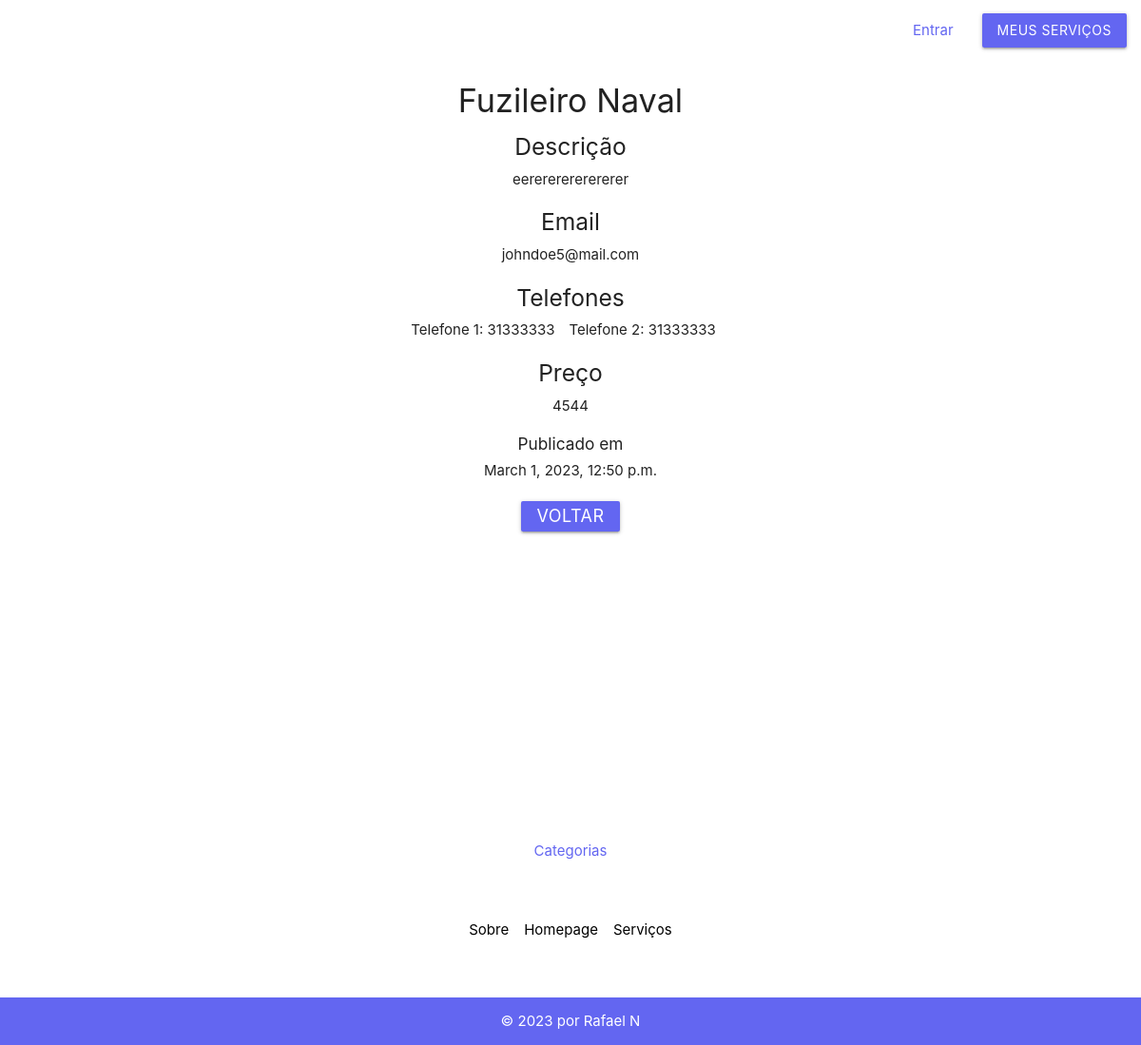
The app's page /servicosapp/servicos/17/detalhes/, older data.
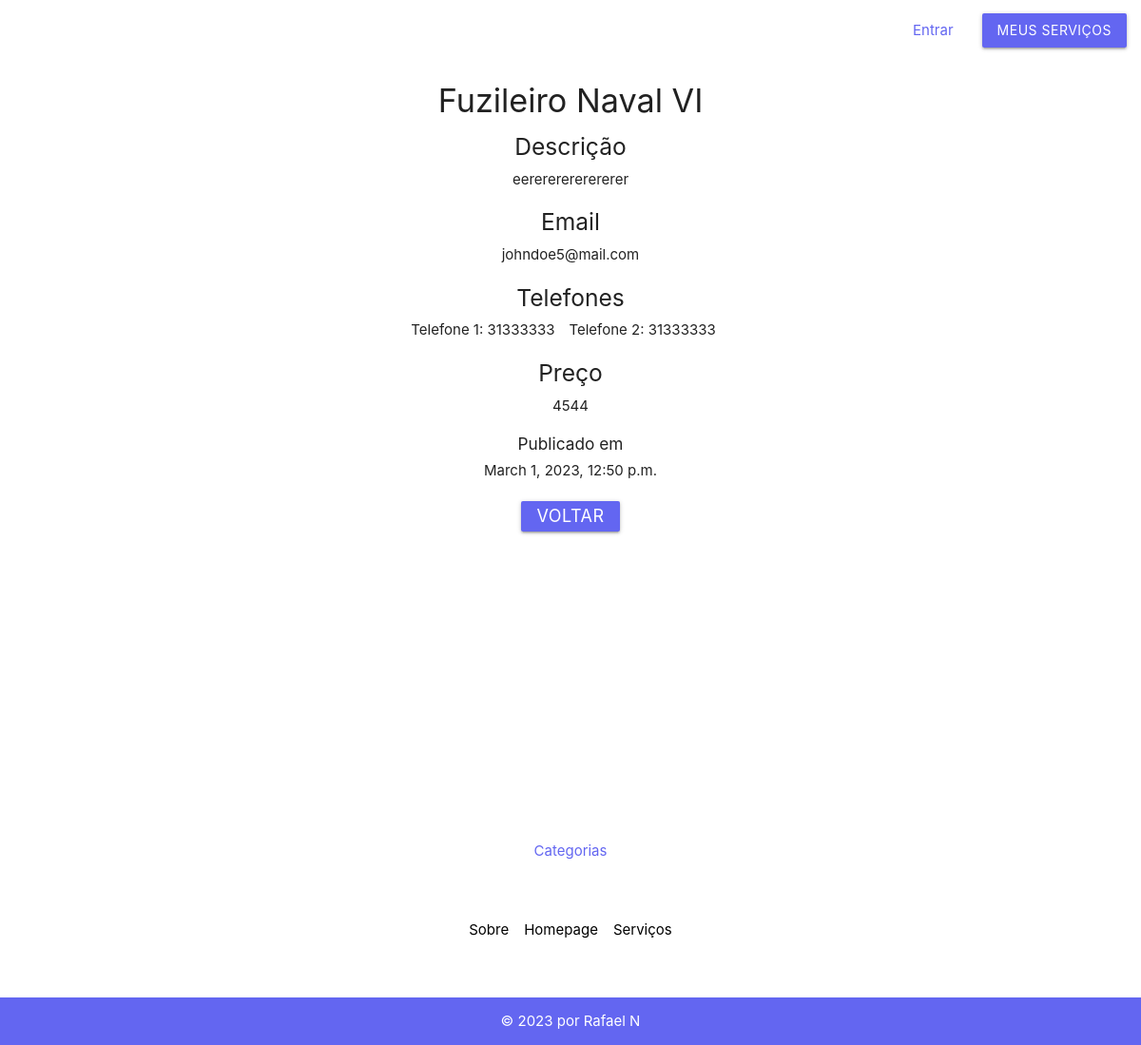
The same page, newer data.
### servicosapp/models.py (models this page shows)
class Servico(models.Model):
    id_servico = models.AutoField(primary_key=True)
    fk_usuario = models.ForeignKey(auth_user, on_delete=models.DO_NOTHING, null=True)
    fk_categoria = models.ForeignKey(Categoria, on_delete=models.CASCADE, null=True)
    fk_municipio = models.ForeignKey(Municipio, on_delete=models.CASCADE, null=True)
    titulo = models.CharField(max_length=150, null=False)
    descricao = models.CharField(max_length=150, default=None)
    email = models.CharField(max_length=150, null=False)
    telefone_1 = models.CharField(max_length=50, null=True)
    telefone_2 = models.CharField(max_length=50, null=True)
    preco = models.IntegerField(default=0, null=True)
    data_pub = models.DateTimeField("Data de publicação", default=django.utils.timezone.now, null=True)
    def __str__(self):
        return self.titulo

### servicosapp/views.py (the view)
# urls.py: path('servicos/<int:pk>/detalhes/', views.DetailView.as_view(), name="detalhes_servicos"),
class DetailView(generic.DetailView):
    model = Servico
    template_name = 'servicosapp/servicos/detalhes.html'

### servicosapp/templates/servicosapp/servicos/detalhes.html (shortened to what this page needs)
{% extends 'base.html' %}
{% block content %}
<div class="container servico-container">
    <ul>
        <h4>{{ servico }}</h4>
        <div class="row">
            <h5>Descrição</h5>
            <li>{{ servico.descricao }}</li>
        </div>
        <div class="row">
            <h5>Email</h5>
            <li>{{ servico.email }}</li>
        </div>
        <h5>Telefones</h5>
        <div class="row" style="display: flex; gap: 1em;">
            <li>Telefone 1: {{ servico.telefone_1 }}</li>
            <li>Telefone 2: {{ servico.telefone_2 }}</li>
        </div>
        <div class="row">
            <h5>Preço</h5>
            <li>{{ servico.preco }}</li>
        </div>
        <div class="row">
            <h6>Publicado em</h6>
            <li>{{ servico.data_pub }}</li>
        </div>
        <button class="waves-effect waves-light btn-small" onclick="history.back()">Voltar</button>
    </ul>
</div>
{% endblock content %}

Row changes from the older to the newer data that the page shows:
changed Servico "eerererererererer": titulo "Fuzileiro Naval" → "Fuzileiro Naval VI"
